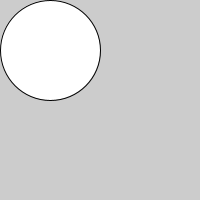
Frame 1 (no input)
Frame 60 (the mouse pressed at the canvas centre just before this capture): identical to frame 1, image omitted
Frame 120 (the mouse held since frame 60 and released just before this capture): identical to frame 1, image omitted

The Processing sketch that drew this single still picture (run headless with seeded random() and noise(); from frame 60 on, the mouse is pressed at the canvas centre):

// Processing sketch: sketch_2b
// ── sketch_2b.pde
void setup() {  
  size(200,200);
  ellipse(50,50,100,100); // make an ellipse
}
 
void draw() {
}
